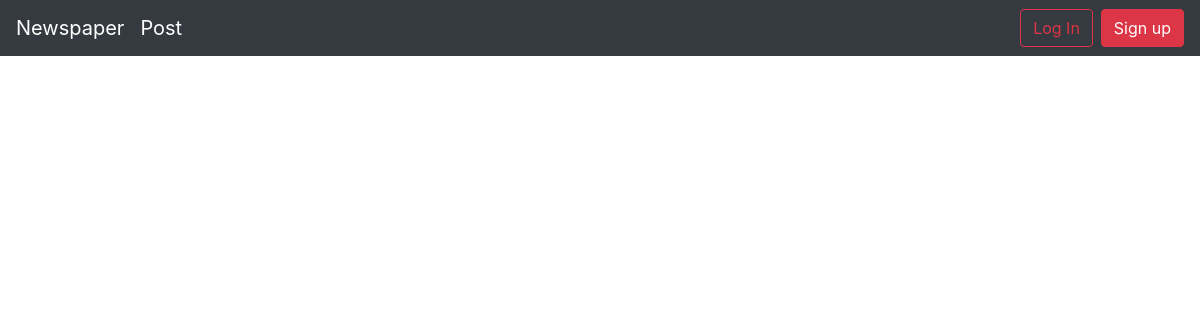
The page /articles/ on the database as committed earlier.
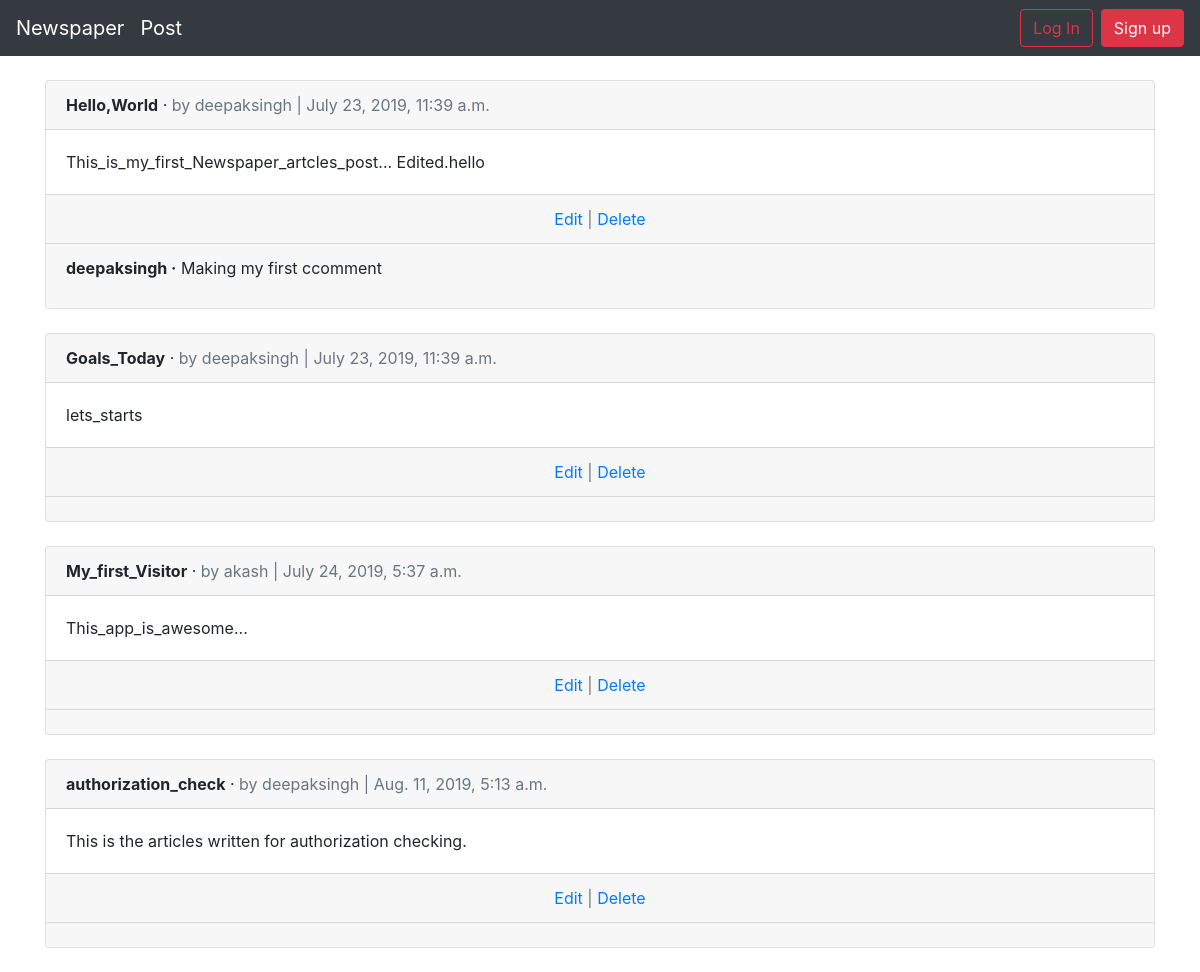
The same page on the database as committed later.
### articles/models.py (models this page shows, shortened)
class Article(models.Model):
    title = models.CharField(max_length=255)
    body = models.TextField()
    date = models.DateTimeField(auto_now_add=True)
    author = models.ForeignKey(
        get_user_model(),
        on_delete = models.CASCADE,
    )

class Comment(models.Model):
    article = models.ForeignKey(
        Article,
        on_delete=models.CASCADE,
        related_name = 'comments',
    )
    comment = models.CharField(max_length=140)
    author = models.ForeignKey(
        get_user_model(),
        on_delete=models.CASCADE,
    )
    def __str__(self):
        return self.comment

### users/models.py (models this page shows)
class CustomUser(AbstractUser):
    age = models.PositiveIntegerField(null=True, blank=True)

### articles/views.py (the view)
# urls.py: path('', ArticleListView.as_view(), name='article_list'),
class ArticleListView(ListView):
    model = Article
    template_name = 'article_list.html'

### users/templates/article_list.html (shortened to what this page needs)
{% extends 'base.html' %}
{% block content %}
    {% for article in object_list %}
        <div class="card">
            <div class="card-header">
                <span class="font-weight-bold">{{ article.title }}</span> &middot;
                <span class="text-muted">by {{ article.author }} |
                {{ article.date }}</span>
            </div>
        <div class="card-body">
            {{ article.body }}
        </div>
        <div class="card-footer text-center text-muted">
            <a href="{% url 'article_edit' article.pk %}">Edit</a> |
            <a href="{% url 'article_delete' article.pk %}">Delete</a>
        </div>
        <div class="card-footer">
            {% for comment in article.comments.all %}
            <p>
                <span class="font-weight-bold">{{ comment.author }} &middot;</span>
                {{ comment }}
            </p>
            {% endfor %}
        </div>
        </div>
        <br />
    {% endfor %}
{% endblock content %}

### templates/base.html (shortened to what this page needs)
<!doctype html>
<html lang="en">
  <head>
    <link rel="stylesheet" href="https://stackpath.bootstrapcdn.com/bootstrap/4.3.1/css/bootstrap.min.css">
</head>
<body>
<nav class="navbar navbar-expand-md navbar-dark bg-dark mb-4">
	<a class="navbar-brand" href="{% url 'home' %}">Newspaper</a>
	<a class="navbar-brand" href="{% url 'article_list' %}">Post</a>
	<div class="collapse navbar-collapse" id="navbarCollapse">
		{% if user.is_authenticated %}
			<ul class="navbar-nav ml-auto">
				<li class="nav-item">
					<a class="nav-link dropdown-toggle" href="#" id="userMenu"
							data-toggle="dropdown" aria-haspopup="true"
							aria-expanded="false">
							{{ user.username }}
					</a>
					<div class="dropdown-menu dropdown-menu-right"
					aria-labelledby="userMenu">
					<a class="dropdown-item"
					href="{% url 'password_change'%}">Change password</a>
					<div class="dropdown-divider"></div>
					<a class="dropdown-item" href="{% url 'logout' %}">
					Log Out</a>
				</div>
			</li>
		</ul>
	{% else %}
		<form class="form-inline ml-auto" >
			<a href="{% url 'login' %}" class="btn btn-outline-danger">
			Log In</a>
			<a href="{% url 'signup' %}" class="btn btn-danger ml-2">
				Sign up</a>
			</form>
		{% endif %}
	</div>
</nav>
<div class="container">
		{% block content %}
		{% endblock content %}
</div>
  </body>
</html>

Rows that differ between the two databases and show on the page:
added Article: title "Hello,World", author "deepaksingh", date "July 23, 2019, 11:39 a.m.", body "This_is_my_first_Newspaper_artcles_post... Edited.hello"
added Comment: author "deepaksingh", comment "Making my first ccomment"
added Article: title "Goals_Today", author "deepaksingh", date "July 23, 2019, 11:39 a.m.", body "lets_starts"
added Article: title "My_first_Visitor", author "akash", date "July 24, 2019, 5:37 a.m.", body "This_app_is_awesome..."
added Article: title "authorization_check", author "deepaksingh", date "Aug. 11, 2019, 5:13 a.m.", body "This is the articles written for authorization checking."
